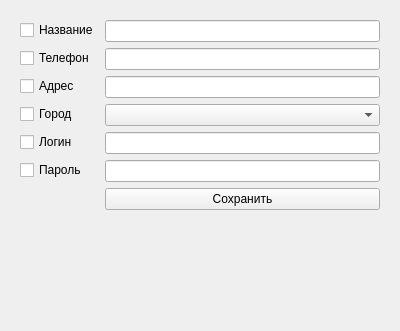
<?xml version="1.0" encoding="UTF-8"?>
<ui version="4.0">
 <class>Form</class>
 <widget class="QWidget" name="Form">
  <property name="geometry">
   <rect>
    <x>0</x>
    <y>0</y>
    <width>400</width>
    <height>331</height>
   </rect>
  </property>
  <property name="windowTitle">
   <string>Form</string>
  </property>
  <layout class="QVBoxLayout" name="verticalLayout">
   <item>
    <widget class="QWidget" name="widget" native="true">
     <layout class="QFormLayout" name="formLayout">
      <item row="3" column="0">
       <widget class="QCheckBox" name="cB">
        <property name="text">
         <string>Город</string>
        </property>
       </widget>
      </item>
      <item row="3" column="1">
       <widget class="QComboBox" name="city">
        <property name="frame">
         <bool>true</bool>
        </property>
       </widget>
      </item>
      <item row="4" column="0">
       <widget class="QCheckBox" name="lB">
        <property name="text">
         <string>Логин</string>
        </property>
       </widget>
      </item>
      <item row="4" column="1">
       <widget class="QLineEdit" name="login"/>
      </item>
      <item row="5" column="0">
       <widget class="QCheckBox" name="pB">
        <property name="text">
         <string>Пароль</string>
        </property>
       </widget>
      </item>
      <item row="5" column="1">
       <widget class="QLineEdit" name="passw"/>
      </item>
      <item row="6" column="1">
       <widget class="QPushButton" name="btn">
        <property name="text">
         <string>Сохранить</string>
        </property>
       </widget>
      </item>
      <item row="0" column="0">
       <widget class="QCheckBox" name="nB">
        <property name="text">
         <string>Название</string>
        </property>
       </widget>
      </item>
      <item row="0" column="1">
       <widget class="QLineEdit" name="name"/>
      </item>
      <item row="1" column="0">
       <widget class="QCheckBox" name="phB">
        <property name="text">
         <string>Телефон</string>
        </property>
       </widget>
      </item>
      <item row="2" column="0">
       <widget class="QCheckBox" name="aB">
        <property name="text">
         <string>Адрес</string>
        </property>
       </widget>
      </item>
      <item row="1" column="1">
       <widget class="QLineEdit" name="phone"/>
      </item>
      <item row="2" column="1">
       <widget class="QLineEdit" name="addr"/>
      </item>
     </layout>
    </widget>
   </item>
  </layout>
 </widget>
 <resources/>
 <connections/>
</ui>
